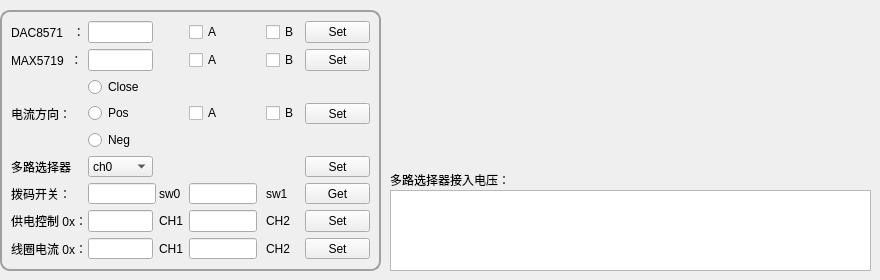
    <widget class="QWidget" name="tab_4">
     <attribute name="title">
      <string>硬件调试</string>
     </attribute>
     <widget class="QFrame" name="frame">
      <property name="geometry">
       <rect>
        <x>0</x>
        <y>10</y>
        <width>381</width>
        <height>261</height>
       </rect>
      </property>
      <property name="styleSheet">
       <string notr="true">#frame{
border-radius:10px;
border:2px solid rgb(160, 160,160)
}</string>
      </property>
      <property name="frameShape">
       <enum>QFrame::StyledPanel</enum>
      </property>
      <property name="frameShadow">
       <enum>QFrame::Raised</enum>
      </property>
      <layout class="QGridLayout" name="gridLayout_2">
       <item row="4" column="8">
        <widget class="QCheckBox" name="checkBox_current_B">
         <property name="text">
          <string>B</string>
         </property>
        </widget>
       </item>
       <item row="10" column="0" colspan="2">
        <widget class="QLabel" name="label_10">
         <property name="text">
          <string>供电控制 0x：</string>
         </property>
        </widget>
       </item>
       <item row="4" column="0">
        <widget class="QLabel" name="label_5">
         <property name="text">
          <string>电流方向：</string>
         </property>
        </widget>
       </item>
       <item row="1" column="0" colspan="2">
        <widget class="QLabel" name="label_2">
         <property name="text">
          <string>MAX5719  ：</string>
         </property>
        </widget>
       </item>
       <item row="11" column="9">
        <widget class="QPushButton" name="pushButton_CoilCurrentHexSet">
         <property name="minimumSize">
          <size>
           <width>0</width>
           <height>0</height>
          </size>
         </property>
         <property name="maximumSize">
          <size>
           <width>1000</width>
           <height>16777215</height>
          </size>
         </property>
         <property name="text">
          <string>Set</string>
         </property>
        </widget>
       </item>
       <item row="10" column="8">
        <widget class="QLabel" name="label__PowerCtrlHexCH2">
         <property name="text">
          <string>CH2</string>
         </property>
        </widget>
       </item>
       <item row="9" column="0">
        <widget class="QLabel" name="label_4">
         <property name="text">
          <string>拨码开关：</string>
         </property>
        </widget>
       </item>
       <item row="0" column="9">
        <widget class="QPushButton" name="pushButton_DAC8571_Set">
         <property name="text">
          <string>Set</string>
         </property>
        </widget>
       </item>
       <item row="1" column="9">
        <widget class="QPushButton" name="pushButton_MAX5719_Set">
         <property name="text">
          <string>Set</string>
         </property>
        </widget>
       </item>
       <item row="0" column="2">
        <widget class="QLineEdit" name="lineEdit_DAC8571">
         <property name="minimumSize">
          <size>
           <width>0</width>
           <height>0</height>
          </size>
         </property>
         <property name="maximumSize">
          <size>
           <width>1000</width>
           <height>1000</height>
          </size>
         </property>
        </widget>
       </item>
       <item row="9" column="2">
        <widget class="QLineEdit" name="lineEdit_sw0">
         <property name="minimumSize">
          <size>
           <width>68</width>
           <height>0</height>
          </size>
         </property>
         <property name="maximumSize">
          <size>
           <width>68</width>
           <height>1000</height>
          </size>
         </property>
        </widget>
       </item>
       <item row="10" column="9">
        <widget class="QPushButton" name="pushButton__PowerCtrlHexSet">
         <property name="minimumSize">
          <size>
           <width>0</width>
           <height>0</height>
          </size>
         </property>
         <property name="maximumSize">
          <size>
           <width>1000</width>
           <height>16777215</height>
          </size>
         </property>
         <property name="text">
          <string>Set</string>
         </property>
        </widget>
       </item>
       <item row="9" column="6">
        <widget class="QLineEdit" name="lineEdit_sw1">
         <property name="minimumSize">
          <size>
           <width>68</width>
           <height>0</height>
          </size>
         </property>
         <property name="maximumSize">
          <size>
           <width>68</width>
           <height>1000</height>
          </size>
         </property>
        </widget>
       </item>
       <item row="6" column="0">
        <widget class="QLabel" name="label_3">
         <property name="text">
          <string>多路选择器 ：</string>
         </property>
        </widget>
       </item>
       <item row="9" column="3">
        <widget class="QLabel" name="label_6">
         <property name="text">
          <string>sw0</string>
         </property>
        </widget>
       </item>
       <item row="0" column="0" colspan="2">
        <widget class="QLabel" name="label">
         <property name="text">
          <string>DAC8571   ：</string>
         </property>
        </widget>
       </item>
       <item row="11" column="6">
        <widget class="QLineEdit" name="lineEdit_CoilCurrentHexCH2">
         <property name="minimumSize">
          <size>
           <width>68</width>
           <height>0</height>
          </size>
         </property>
         <property name="maximumSize">
          <size>
           <width>68</width>
           <height>1000</height>
          </size>
         </property>
        </widget>
       </item>
       <item row="4" column="9">
        <widget class="QPushButton" name="pushButton_current_Set">
         <property name="text">
          <string>Set</string>
         </property>
        </widget>
       </item>
       <item row="1" column="6">
        <widget class="QCheckBox" name="checkBox_MAX5719_A">
         <property name="text">
          <string>A</string>
         </property>
        </widget>
       </item>
       <item row="6" column="2">
        <widget class="QComboBox" name="comboBox_multi_sel">
         <property name="minimumSize">
          <size>
           <width>0</width>
           <height>0</height>
          </size>
         </property>
         <property name="maximumSize">
          <size>
           <width>10000</width>
           <height>16777215</height>
          </size>
         </property>
         <item>
          <property name="text">
           <string>ch0</string>
          </property>
         </item>
         <item>
          <property name="text">
           <string>ch1</string>
          </property>
         </item>
         <item>
          <property name="text">
           <string>ch2</string>
          </property>
         </item>
         <item>
          <property name="text">
           <string>ch3</string>
          </property>
         </item>
         <item>
          <property name="text">
           <string>ch4</string>
          </property>
         </item>
         <item>
          <property name="text">
           <string>ch5</string>
          </property>
         </item>
         <item>
          <property name="text">
           <string>ch6</string>
          </property>
         </item>
         <item>
          <property name="text">
           <string>ch7</string>
          </property>
         </item>
         <item>
          <property name="text">
           <string>ch8</string>
          </property>
         </item>
         <item>
          <property name="text">
           <string>ch9</string>
          </property>
         </item>
         <item>
          <property name="text">
           <string>ch10</string>
          </property>
         </item>
         <item>
          <property name="text">
           <string>ch11</string>
          </property>
         </item>
         <item>
          <property name="text">
           <string>ch12</string>
          </property>
         </item>
         <item>
          <property name="text">
           <string>ch13</string>
          </property>
         </item>
         <item>
          <property name="text">
           <string>ch14</string>
          </property>
         </item>
         <item>
          <property name="text">
           <string>ch15</string>
          </property>
         </item>
         <item>
          <property name="text">
           <string>ch_all</string>
          </property>
         </item>
        </widget>
       </item>
       <item row="5" column="2">
        <widget class="QRadioButton" name="radioButton_current_Neg">
         <property name="minimumSize">
          <size>
           <width>0</width>
           <height>0</height>
          </size>
         </property>
         <property name="text">
          <string>Neg</string>
         </property>
        </widget>
       </item>
       <item row="11" column="0" colspan="2">
        <widget class="QLabel" name="label_11">
         <property name="text">
          <string>线圈电流 0x：</string>
         </property>
        </widget>
       </item>
       <item row="9" column="9">
        <widget class="QPushButton" name="pushButton_dial_sw_get">
         <property name="text">
          <string>Get</string>
         </property>
        </widget>
       </item>
       <item row="0" column="8">
        <widget class="QCheckBox" name="checkBox_DAC8571_B">
         <property name="text">
          <string>B</string>
         </property>
        </widget>
       </item>
       <item row="11" column="3">
        <widget class="QLabel" name="label_CoilCurrentHexCH1">
         <property name="text">
          <string>CH1</string>
         </property>
        </widget>
       </item>
       <item row="11" column="2">
        <widget class="QLineEdit" name="lineEdit_CoilCurrentHexCH1"/>
       </item>
       <item row="4" column="2">
        <widget class="QRadioButton" name="radioButton_current_Pos">
         <property name="minimumSize">
          <size>
           <width>0</width>
           <height>0</height>
          </size>
         </property>
         <property name="text">
          <string>Pos</string>
         </property>
        </widget>
       </item>
       <item row="10" column="2">
        <widget class="QLineEdit" name="lineEdit_PowerCtrlHexCH1"/>
       </item>
       <item row="6" column="9">
        <widget class="QPushButton" name="pushButton_multi_Set">
         <property name="minimumSize">
          <size>
           <width>0</width>
           <height>0</height>
          </size>
         </property>
         <property name="maximumSize">
          <size>
           <width>1000</width>
           <height>16777215</height>
          </size>
         </property>
         <property name="text">
          <string>Set</string>
         </property>
        </widget>
       </item>
       <item row="3" column="2">
        <widget class="QRadioButton" name="radioButton_current_Close">
         <property name="minimumSize">
          <size>
           <width>0</width>
           <height>0</height>
          </size>
         </property>
         <property name="maximumSize">
          <size>
           <width>10000</width>
           <height>16777215</height>
          </size>
         </property>
         <property name="text">
          <string>Close</string>
         </property>
        </widget>
       </item>
       <item row="11" column="8">
        <widget class="QLabel" name="label_CoilCurrentHexCH2">
         <property name="text">
          <string>CH2</string>
         </property>
        </widget>
       </item>
       <item row="9" column="8">
        <widget class="QLabel" name="label_7">
         <property name="text">
          <string>sw1</string>
         </property>
        </widget>
       </item>
       <item row="1" column="8">
        <widget class="QCheckBox" name="checkBox_MAX5719_B">
         <property name="text">
          <string>B</string>
         </property>
        </widget>
       </item>
       <item row="4" column="6">
        <widget class="QCheckBox" name="checkBox_current_A">
         <property name="text">
          <string>A</string>
         </property>
        </widget>
       </item>
       <item row="1" column="2">
        <widget class="QLineEdit" name="lineEdit_MAX5719">
         <property name="minimumSize">
          <size>
           <width>0</width>
           <height>0</height>
          </size>
         </property>
         <property name="maximumSize">
          <size>
           <width>1110</width>
           <height>1000</height>
          </size>
         </property>
        </widget>
       </item>
       <item row="10" column="3">
        <widget class="QLabel" name="label__PowerCtrlHexCH1">
         <property name="text">
          <string>CH1</string>
         </property>
        </widget>
       </item>
       <item row="0" column="6" colspan="2">
        <widget class="QCheckBox" name="checkBox_DAC8571_A">
         <property name="text">
          <string>A</string>
         </property>
        </widget>
       </item>
       <item row="10" column="6" colspan="2">
        <widget class="QLineEdit" name="lineEdit_PowerCtrlHexCH2">
         <property name="minimumSize">
          <size>
           <width>68</width>
           <height>0</height>
          </size>
         </property>
         <property name="maximumSize">
          <size>
           <width>68</width>
           <height>16777215</height>
          </size>
         </property>
        </widget>
       </item>
      </layout>
     </widget>
     <widget class="QTextEdit" name="textEdit_ads8326">
      <property name="geometry">
       <rect>
        <x>390</x>
        <y>190</y>
        <width>481</width>
        <height>81</height>
       </rect>
      </property>
     </widget>
     <widget class="QLabel" name="label_9">
      <property name="geometry">
       <rect>
        <x>390</x>
        <y>170</y>
        <width>121</width>
        <height>20</height>
       </rect>
      </property>
      <property name="text">
       <string>多路选择器接入电压：</string>
      </property>
     </widget>
    </widget>
